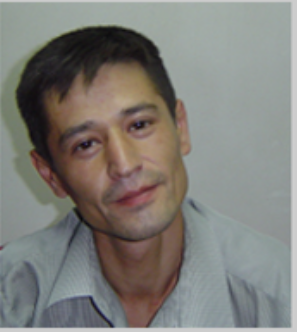
#> input picture img.png, 297 x 332 px
$ python second.py
#> lines starting #> are read from the running program, lines starting #| are printed output that depends on the picture

import cv2
import numpy as np
img = cv2.imread("img.png")
#> img is the input picture: shape (332, 297, 3); mean B, G, R 120.8, 125.7, 127.1
gray = cv2.cvtColor(img, cv2.COLOR_BGR2GRAY)
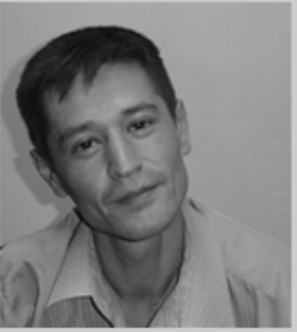
#> gray: shape (332, 297); min 8, max 206, mean 125.5
kernel_x = np.array([
[-1, 0, 1],
[-1, 0, 1],
[-1, 0, 1]
], dtype=np.float32)

kernel_y= np.array( [
[-1, -1, -1],
[ 0, 0, 0],
[ 1, 1, 1]
], dtype=np.float32)

gx = cv2.filter2D (gray, -1, kernel_x)
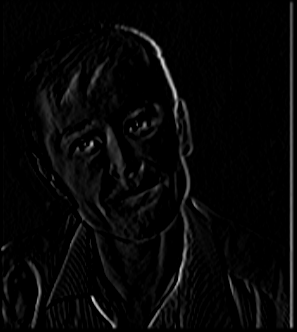
#> gx: shape (332, 297); min 0, max 221, mean 7.1
gy= cv2.filter2D (gray, -1, kernel_y)
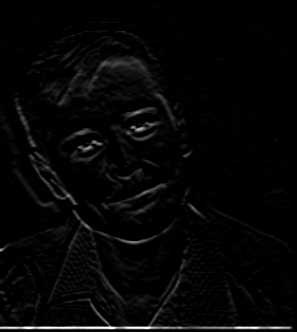
#> gy: shape (332, 297); min 0, max 255, mean 5.8

prewitt = cv2.addWeighted(cv2.convertScaleAbs (gx),  0.5,
                          cv2.convertScaleAbs(gy), 0.5, 0)
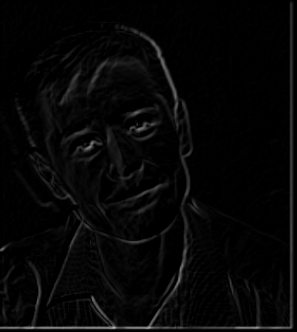
#> prewitt: shape (332, 297); min 0, max 183, mean 6.4
result = 255 - prewitt
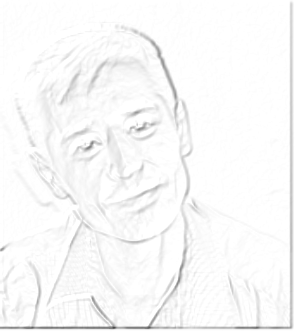
#> result: shape (332, 297); min 72, max 255, mean 248.6

cv2.imshow( "Prewitt (oq-gora)", result)
cv2.waitKey(0)
